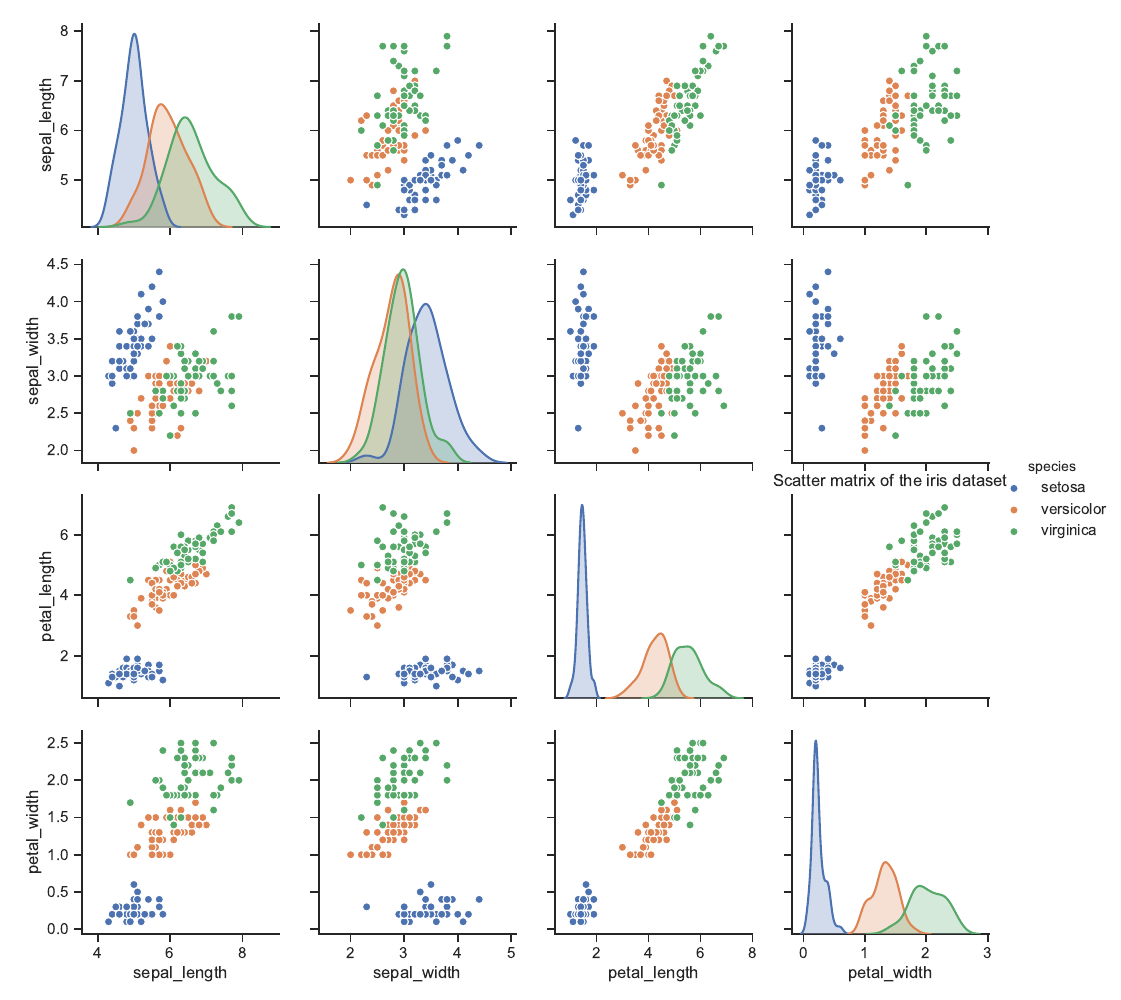

Here is the Python script that generated this plot:
import ipdb
import matplotlib.pyplot as plt
import seaborn as sns
sns.set(style="ticks")

# load the dataset
df = sns.load_dataset("iris")

# pairplot is the name of the seaborn function
# to plot the scatter matrix
sns.pairplot(df, hue="species")


title = 'Scatter matrix of the iris dataset'
file = 'iris_scatter_matrix.pdf'
plt.title(title)
plt.savefig(file)
